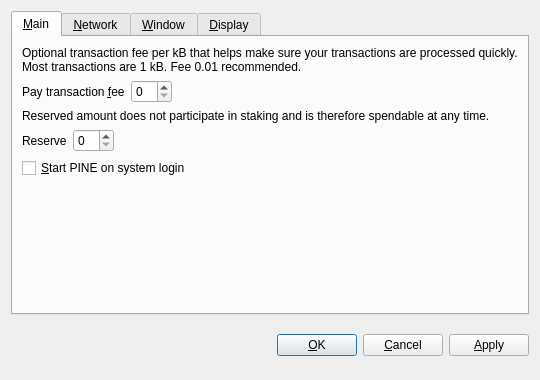
<?xml version="1.0" encoding="UTF-8"?>
<ui version="4.0">
 <class>OptionsDialog</class>
 <widget class="QDialog" name="OptionsDialog">
  <property name="geometry">
   <rect>
    <x>0</x>
    <y>0</y>
    <width>540</width>
    <height>380</height>
   </rect>
  </property>
  <property name="windowTitle">
   <string>Options</string>
  </property>
  <property name="modal">
   <bool>true</bool>
  </property>
  <layout class="QVBoxLayout" name="verticalLayout">
   <item>
    <widget class="QTabWidget" name="tabWidget">
     <property name="tabPosition">
      <enum>QTabWidget::North</enum>
     </property>
     <property name="currentIndex">
      <number>0</number>
     </property>
     <widget class="QWidget" name="tabMain">
      <attribute name="title">
       <string>&amp;Main</string>
      </attribute>
      <layout class="QVBoxLayout" name="verticalLayout_Main">
       <item>
        <widget class="QLabel" name="transactionFeeInfoLabel">
         <property name="text">
          <string>Optional transaction fee per kB that helps make sure your transactions are processed quickly. Most transactions are 1 kB. Fee 0.01 recommended.</string>
         </property>
         <property name="textFormat">
          <enum>Qt::PlainText</enum>
         </property>
         <property name="wordWrap">
          <bool>true</bool>
         </property>
        </widget>
       </item>
       <item>
        <layout class="QHBoxLayout" name="horizontalLayoutFee">
         <item>
          <widget class="QLabel" name="transactionFeeLabel">
           <property name="text">
            <string>Pay transaction &amp;fee</string>
           </property>
           <property name="textFormat">
            <enum>Qt::PlainText</enum>
           </property>
           <property name="buddy">
            <cstring>transactionFee</cstring>
           </property>
          </widget>
         </item>
         <item>
          <widget class="BitcoinAmountField" name="transactionFee"/>
         </item>
         <item>
          <spacer name="horizontalSpacerFee">
           <property name="orientation">
            <enum>Qt::Horizontal</enum>
           </property>
           <property name="sizeHint" stdset="0">
            <size>
             <width>40</width>
             <height>20</height>
            </size>
           </property>
          </spacer>
         </item>
        </layout>
       </item>
       <item>
        <widget class="QLabel" name="reserveBalanceInfoLabel">
         <property name="text">
          <string>Reserved amount does not participate in staking and is therefore spendable at any time.</string>
         </property>
         <property name="textFormat">
          <enum>Qt::PlainText</enum>
         </property>
         <property name="wordWrap">
          <bool>true</bool>
         </property>
        </widget>
       </item>
       <item>
        <layout class="QHBoxLayout" name="horizontalLayoutReserveBalance">
         <item>
          <widget class="QLabel" name="reserveBalanceLabel">
           <property name="text">
            <string>Reserve</string>
           </property>
           <property name="textFormat">
            <enum>Qt::PlainText</enum>
           </property>
           <property name="buddy">
            <cstring>reserveBalance</cstring>
           </property>
          </widget>
         </item>
         <item>
          <widget class="BitcoinAmountField" name="reserveBalance"/>
         </item>
         <item>
          <spacer name="horizontalSpacerReserveBalance">
           <property name="orientation">
            <enum>Qt::Horizontal</enum>
           </property>
           <property name="sizeHint" stdset="0">
            <size>
             <width>40</width>
             <height>20</height>
            </size>
           </property>
          </spacer>
         </item>
        </layout>
       </item>
       <item>
        <widget class="QCheckBox" name="bitcoinAtStartup">
         <property name="toolTip">
          <string>Automatically start PINE after logging in to the system.</string>
         </property>
         <property name="text">
          <string>&amp;Start PINE on system login</string>
         </property>
        </widget>
       </item>
       <item>
        <spacer name="verticalSpacer_Main">
         <property name="orientation">
          <enum>Qt::Vertical</enum>
         </property>
         <property name="sizeHint" stdset="0">
          <size>
           <width>20</width>
           <height>40</height>
          </size>
         </property>
        </spacer>
       </item>
      </layout>
     </widget>
     <widget class="QWidget" name="tabNetwork">
      <attribute name="title">
       <string>&amp;Network</string>
      </attribute>
      <layout class="QVBoxLayout" name="verticalLayout_Network">
       <item>
        <widget class="QCheckBox" name="mapPortUpnp">
         <property name="toolTip">
          <string>Automatically open the PINE client port on the router. This only works when your router supports UPnP and it is enabled.</string>
         </property>
         <property name="text">
          <string>Map port using &amp;UPnP</string>
         </property>
        </widget>
       </item>
       <item>
        <widget class="QCheckBox" name="connectSocks">
         <property name="toolTip">
          <string>Connect to the PINE network through a SOCKS proxy (e.g. when connecting through Tor).</string>
         </property>
         <property name="text">
          <string>&amp;Connect through SOCKS proxy:</string>
         </property>
        </widget>
       </item>
       <item>
        <layout class="QHBoxLayout" name="horizontalLayout_Network">
         <item>
          <widget class="QLabel" name="proxyIpLabel">
           <property name="text">
            <string>Proxy &amp;IP:</string>
           </property>
           <property name="textFormat">
            <enum>Qt::PlainText</enum>
           </property>
           <property name="buddy">
            <cstring>proxyIp</cstring>
           </property>
          </widget>
         </item>
         <item>
          <widget class="QValidatedLineEdit" name="proxyIp">
           <property name="maximumSize">
            <size>
             <width>140</width>
             <height>16777215</height>
            </size>
           </property>
           <property name="toolTip">
            <string>IP address of the proxy (e.g. 127.0.0.1)</string>
           </property>
          </widget>
         </item>
         <item>
          <widget class="QLabel" name="proxyPortLabel">
           <property name="text">
            <string>&amp;Port:</string>
           </property>
           <property name="textFormat">
            <enum>Qt::PlainText</enum>
           </property>
           <property name="buddy">
            <cstring>proxyPort</cstring>
           </property>
          </widget>
         </item>
         <item>
          <widget class="QLineEdit" name="proxyPort">
           <property name="maximumSize">
            <size>
             <width>55</width>
             <height>16777215</height>
            </size>
           </property>
           <property name="toolTip">
            <string>Port of the proxy (e.g. 9050)</string>
           </property>
          </widget>
         </item>
         <item>
          <widget class="QLabel" name="socksVersionLabel">
           <property name="text">
            <string>SOCKS &amp;Version:</string>
           </property>
           <property name="textFormat">
            <enum>Qt::PlainText</enum>
           </property>
           <property name="buddy">
            <cstring>socksVersion</cstring>
           </property>
          </widget>
         </item>
         <item>
          <widget class="QValueComboBox" name="socksVersion">
           <property name="toolTip">
            <string>SOCKS version of the proxy (e.g. 5)</string>
           </property>
          </widget>
         </item>
         <item>
          <spacer name="horizontalSpacer_Network">
           <property name="orientation">
            <enum>Qt::Horizontal</enum>
           </property>
           <property name="sizeHint" stdset="0">
            <size>
             <width>40</width>
             <height>20</height>
            </size>
           </property>
          </spacer>
         </item>
        </layout>
       </item>
       <item>
        <spacer name="verticalSpacer_Network">
         <property name="orientation">
          <enum>Qt::Vertical</enum>
         </property>
         <property name="sizeHint" stdset="0">
          <size>
           <width>20</width>
           <height>40</height>
          </size>
         </property>
        </spacer>
       </item>
      </layout>
     </widget>
     <widget class="QWidget" name="tabWindow">
      <attribute name="title">
       <string>&amp;Window</string>
      </attribute>
      <layout class="QVBoxLayout" name="verticalLayout_Window">
       <item>
        <widget class="QCheckBox" name="minimizeToTray">
         <property name="toolTip">
          <string>Show only a tray icon after minimizing the window.</string>
         </property>
         <property name="text">
          <string>&amp;Minimize to the tray instead of the taskbar</string>
         </property>
        </widget>
       </item>
       <item>
        <widget class="QCheckBox" name="minimizeOnClose">
         <property name="toolTip">
          <string>Minimize instead of exit the application when the window is closed. When this option is enabled, the application will be closed only after selecting Quit in the menu.</string>
         </property>
         <property name="text">
          <string>M&amp;inimize on close</string>
         </property>
        </widget>
       </item>
       <item>
        <spacer name="verticalSpacer_Window">
         <property name="orientation">
          <enum>Qt::Vertical</enum>
         </property>
         <property name="sizeHint" stdset="0">
          <size>
           <width>20</width>
           <height>40</height>
          </size>
         </property>
        </spacer>
       </item>
      </layout>
     </widget>
     <widget class="QWidget" name="tabDisplay">
      <attribute name="title">
       <string>&amp;Display</string>
      </attribute>
      <layout class="QVBoxLayout" name="verticalLayout_Display">
       <item>
        <layout class="QHBoxLayout" name="horizontalLayout_1_Display">
         <item>
          <widget class="QLabel" name="langLabel">
           <property name="text">
            <string>User Interface &amp;language:</string>
           </property>
           <property name="textFormat">
            <enum>Qt::PlainText</enum>
           </property>
           <property name="buddy">
            <cstring>lang</cstring>
           </property>
          </widget>
         </item>
         <item>
          <widget class="QValueComboBox" name="lang">
           <property name="toolTip">
            <string>The user interface language can be set here. This setting will take effect after restarting PINE.</string>
           </property>
          </widget>
         </item>
        </layout>
       </item>
       <item>
        <layout class="QHBoxLayout" name="horizontalLayout_2_Display">
         <item>
          <widget class="QLabel" name="unitLabel">
           <property name="text">
            <string>&amp;Unit to show amounts in:</string>
           </property>
           <property name="textFormat">
            <enum>Qt::PlainText</enum>
           </property>
           <property name="buddy">
            <cstring>unit</cstring>
           </property>
          </widget>
         </item>
         <item>
          <widget class="QValueComboBox" name="unit">
           <property name="toolTip">
            <string>Choose the default subdivision unit to show in the interface and when sending coins.</string>
           </property>
          </widget>
         </item>
        </layout>
       </item>
       <item>
        <widget class="QCheckBox" name="displayAddresses">
         <property name="toolTip">
          <string>Whether to show PINE addresses in the transaction list or not.</string>
         </property>
         <property name="text">
          <string>&amp;Display addresses in transaction list</string>
         </property>
        </widget>
       </item>
       <item>
        <widget class="QCheckBox" name="coinControlFeatures">
         <property name="toolTip">
          <string>Whether to show coin control features or not.</string>
         </property>
         <property name="text">
          <string>Display coin &amp;control features (experts only!)</string>
         </property>
        </widget>
       </item>
       <item>
        <spacer name="verticalSpacer_Display">
         <property name="orientation">
          <enum>Qt::Vertical</enum>
         </property>
         <property name="sizeHint" stdset="0">
          <size>
           <width>20</width>
           <height>40</height>
          </size>
         </property>
        </spacer>
       </item>
      </layout>
     </widget>
    </widget>
   </item>
   <item>
    <layout class="QHBoxLayout" name="horizontalLayout_Buttons">
     <item>
      <spacer name="horizontalSpacer_1">
       <property name="orientation">
        <enum>Qt::Horizontal</enum>
       </property>
       <property name="sizeHint" stdset="0">
        <size>
         <width>40</width>
         <height>48</height>
        </size>
       </property>
      </spacer>
     </item>
     <item>
      <widget class="QLabel" name="statusLabel">
       <property name="font">
        <font>
         <weight>75</weight>
         <bold>true</bold>
        </font>
       </property>
       <property name="text">
        <string/>
       </property>
       <property name="textFormat">
        <enum>Qt::PlainText</enum>
       </property>
       <property name="wordWrap">
        <bool>true</bool>
       </property>
      </widget>
     </item>
     <item>
      <spacer name="horizontalSpacer_2">
       <property name="orientation">
        <enum>Qt::Horizontal</enum>
       </property>
       <property name="sizeHint" stdset="0">
        <size>
         <width>40</width>
         <height>48</height>
        </size>
       </property>
      </spacer>
     </item>
     <item>
      <widget class="QPushButton" name="okButton">
       <property name="text">
        <string>&amp;OK</string>
       </property>
      </widget>
     </item>
     <item>
      <widget class="QPushButton" name="cancelButton">
       <property name="text">
        <string>&amp;Cancel</string>
       </property>
       <property name="autoDefault">
        <bool>false</bool>
       </property>
      </widget>
     </item>
     <item>
      <widget class="QPushButton" name="applyButton">
       <property name="text">
        <string>&amp;Apply</string>
       </property>
       <property name="autoDefault">
        <bool>false</bool>
       </property>
      </widget>
     </item>
    </layout>
   </item>
  </layout>
 </widget>
 <customwidgets>
  <customwidget>
   <class>BitcoinAmountField</class>
   <extends>QSpinBox</extends>
   <header>bitcoinamountfield.h</header>
  </customwidget>
  <customwidget>
   <class>QValueComboBox</class>
   <extends>QComboBox</extends>
   <header>qvaluecombobox.h</header>
  </customwidget>
  <customwidget>
   <class>QValidatedLineEdit</class>
   <extends>QLineEdit</extends>
   <header>qvalidatedlineedit.h</header>
  </customwidget>
 </customwidgets>
 <resources/>
 <connections/>
</ui>
